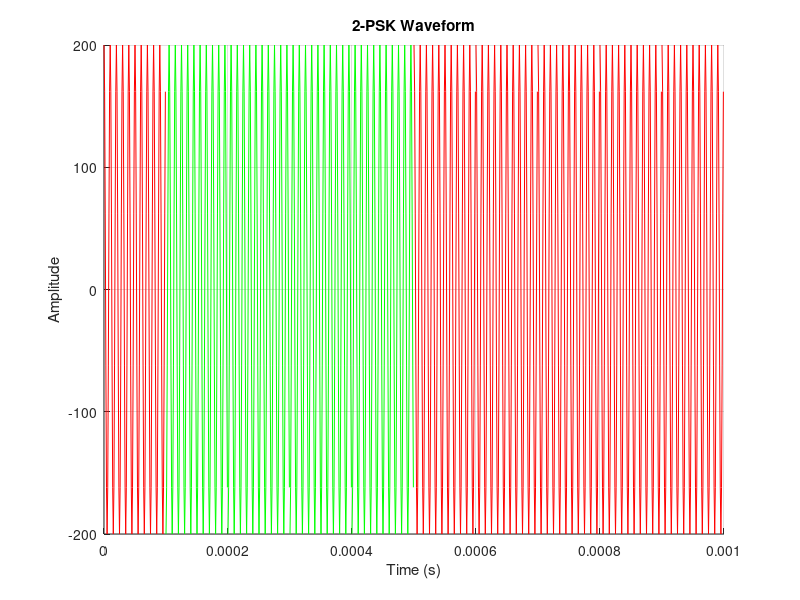
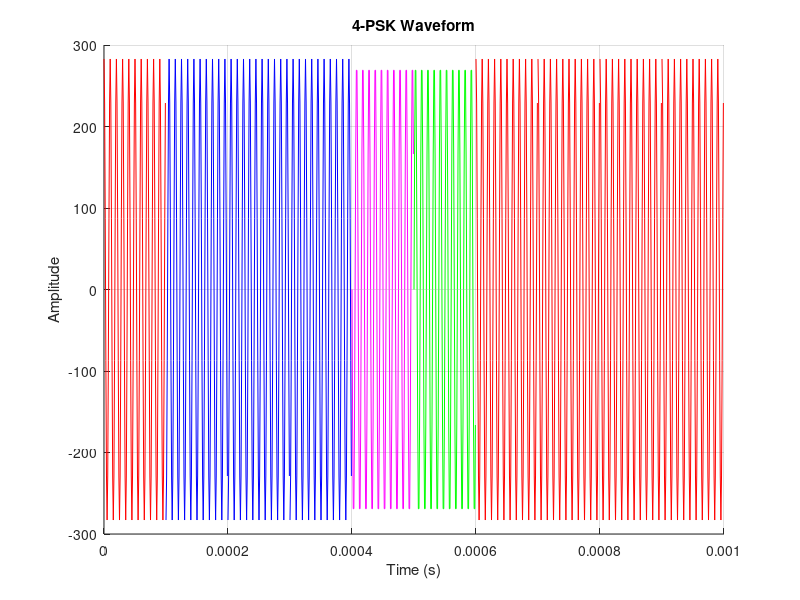
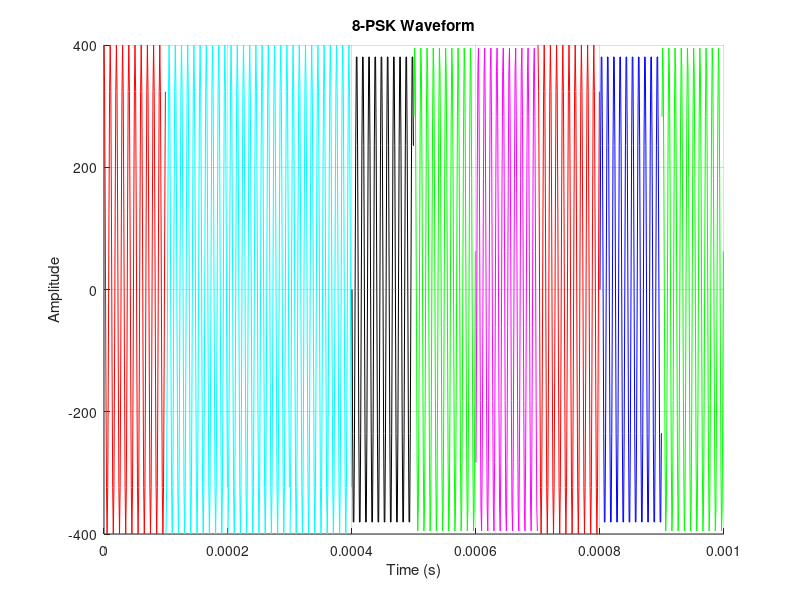

Write the MATLAB code that produced these figures, in order. (Note: this script raises an error after producing the figures.)
%% Define Parameters
M_values = [2, 4, 8];
fc = 100e3;
Eb = 1;
Es = Eb*M_values;
T = 0.1e-3;
fs = 10 * fc;
Ts = 1 / fs;

%% Simulate PSK signals using randomly generated bits
% Number of bits
n = 1024;

% Generate random bits
bits = randi([0, 1], 1, n);

% Anon function to convert bit sequence to M-PSK symbols
% This works by reordering the bits into 2xlog2(M) bit segments and then
% converting it to decimal representations using the reshape and bi2de
% functions respectively.
reshaped_bits = @(bits, M) reshape(bits, [], log2(M));
bits_to_symbols = @(bits, M) bi2de(reshaped_bits(bits,M), 'left-msb')';

% Anon function to create M-PSK waveform
psk_waveform = @(symbol, M, fc, Es, T, Ts) sqrt(2 * Es / T) * cos(2 * pi * fc * (0:Ts:T-Ts) - 2 * pi * symbol / M);

% Assign up to 10 colours for plotting
colors = {'r', 'g', 'b', 'm', 'c', 'y', 'k', 'r--', 'g--', 'b--'};

% Add loop counter to index Es
loops = 0;
for M = M_values
    loops = loops + 1;
    % Pad bits with zeros until the length is divisible by log2(M)
    % If we don't do this we get an error
    bits_padded = bits;
    while mod(length(bits_padded), log2(M)) ~= 0
        bits_padded = [bits_padded, 0];
    end
    
    % Convert the bits to M-ary symbols
    symbols = bits_to_symbols(bits_padded, M);

    % Create the M-PSK waveform
    waveform_segments = {};
    for symbol = symbols(1:10)
        waveform_segments{end + 1} = psk_waveform(symbol, M, fc, Es(loops), T, Ts);
    end

    % Plot the waveform
    figure;
    hold on;
    time_vector = (0:Ts:(T * 10) - Ts);
    for i = 1:length(waveform_segments)
        start_time = (i - 1) * T;
        plot(start_time + (0:Ts:T-Ts), waveform_segments{i}, colors{symbols(i) + 1});
    end
    hold off;
    title([num2str(M), '-PSK Waveform']);
    xlabel('Time (s)');
    ylabel('Amplitude');
    grid on;
end

%% Calculate error probabilities
% Define error functions
syms erfc_probFunc(t) erfc(x) Q(x)
erfc_probFunc(t) = exp(-t.^2);
erfc(x) = 2/sqrt(pi)*int(erfc_probFunc,x,Inf);
Q(x) = (1/2)*erfc(x/sqrt(2));

% Define Parameters
Eb_N0 = 10.^((0:10)/10);

% 2PSK error
error_2PSK_bit = Q(sqrt(2.*Eb_N0));
error_2PSK_sym = error_2PSK_bit;

% 4PSK error
error_4PSK_bit = Q(sqrt(2.*Eb_N0));
error_4PSK_sym = erfc(sqrt(Eb_N0));

% 8PSK error
error_8PSK_sym = 2.*Q(sqrt(2.*Eb_N0.*log2(8)).*sin(pi/8));
error_8PSK_bit = error_8PSK_sym/log2(8);
% plotting somethign
figure
hold on
loglog(Eb_N0,error_2PSK_bit,'r-')
loglog(Eb_N0,error_2PSK_sym,'r--')
loglog(Eb_N0,error_4PSK_bit,'g-')
loglog(Eb_N0,error_4PSK_sym,'g--')
loglog(Eb_N0,error_8PSK_bit,'b-')
loglog(Eb_N0,error_8PSK_sym,'b--')
title('Plot of M-PSK error probabilities for bits and symbols');
xlabel('Eb/N0 (SNR)');
ylabel('Probability of errors');
grid on;
